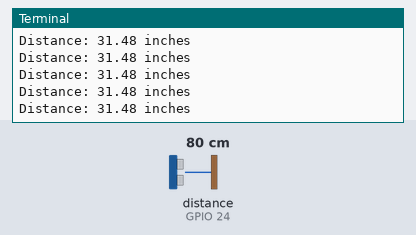
Bench run of a program on a simulated Raspberry Pi (BCM pin numbers). Shown: the last lines printed to the terminal. Inputs (shaded band) come from the test bench; at power-on: distance to the obstacle (sensor on GPIO 24) 80 cm. The echo pulse lasts 58.3 µs per cm; the clock reads 2024-03-15 10:24:30 at power-on unless the program sets it.

Above: at 1.7 s.
1.8 s: distance to the obstacle (sensor on GPIO 24) set to 2 cm
At 1.88 s:
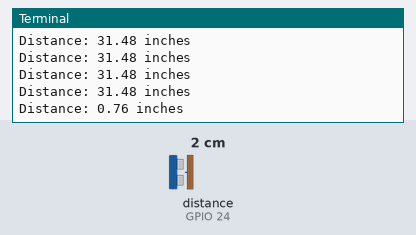
3.3 s: distance to the obstacle (sensor on GPIO 24) set to 4 cm
At 3.39 s:
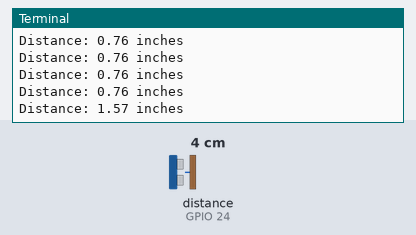
Timing chart, 0 to 6.3 s (numbered marks = the images above; inputs shaded):
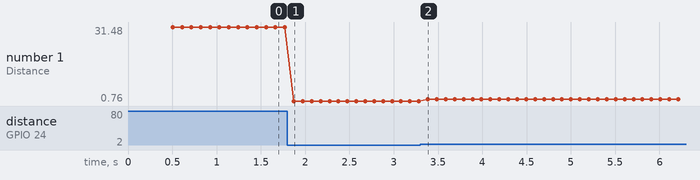

Measured:
- after the input at 1.8 s, the terminal: prints a new line after 0.07 s (image 1)
- after the input at 3.3 s, the terminal: prints a new line after 0.08 s (image 2)
- plotted number 1: 31.48 → 0.76 after the input at 1.8 s, 0.76 → 1.57 after the input at 3.3 s

The program:

activity2-timing.py
```python
import RPi.GPIO as GPIO
import time

#Set pins for Trigger and Echo
portTrig = 23
portEcho = 24

#Setup GPIO pins
GPIO.setmode(GPIO.BCM)
GPIO.setup(portTrig, GPIO.OUT)                            #Sets pin as output
GPIO.setup(portEcho, GPIO.IN, pull_up_down=GPIO.PUD_DOWN) #Sets pin as input and activates 10K Pull Down resistor

#reset Trigger and let settle
GPIO.output(portTrig, False)
time.sleep(0.5)

#Start ranging
try:
    while True:
        GPIO.output(portTrig, True)
        time.sleep(0.00001)
        GPIO.output(portTrig, False)

        pulse_start = time.time()
        while not GPIO.input(portEcho):
            pulse_start = time.time()

        pulse_end = pulse_start
        while GPIO.input(portEcho):
            pulse_end = time.time()

        pulse_duration = pulse_end - pulse_start

        if pulse_duration  < 0.023:                                 #Otherwise timeout
            distance = (pulse_duration / 2) * 13504                 #Calculates the "one-way" distance in inches
            print ("Distance:","{:0.2f}".format(distance),"inches") #Prints the value of the variable Distance as a floating point value with two places
        time.sleep(0.1)

except KeyboardInterrupt:
    GPIO.cleanup()
```
